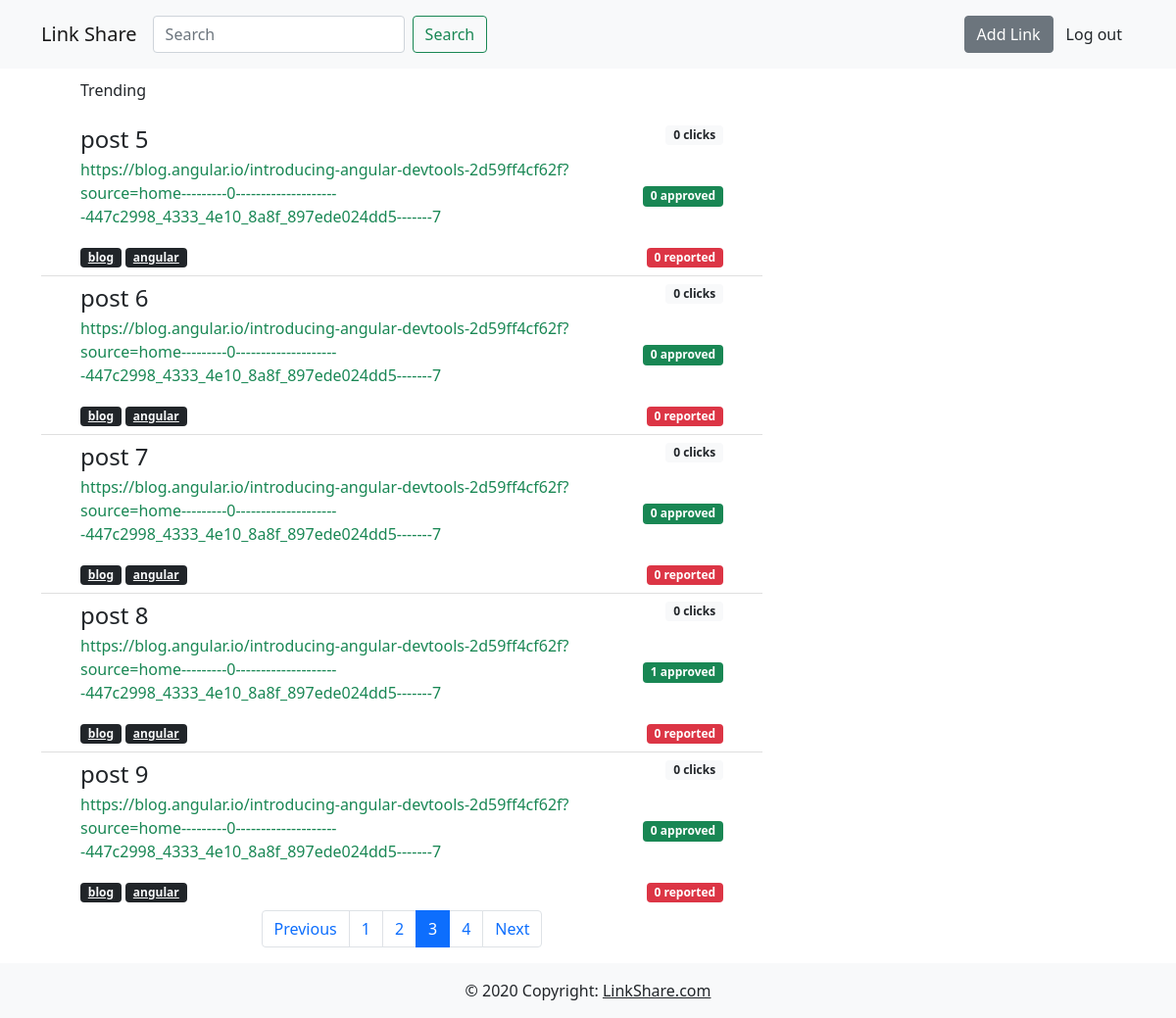
Screenshot of /?page=3 (signed in) with the database file from the repository.
### mainapp/models.py (models this page shows, shortened)
class Link(models.Model):
    title = models.CharField(max_length=200)
    link = models.URLField(max_length=200)
    likes = models.IntegerField(default=0)
    dislikes = models.IntegerField(default=0)
    clicks = models.IntegerField(default=0)
    date = models.DateField(auto_now_add=True)
    uploaded_by = models.ForeignKey(User,on_delete=models.CASCADE)
    tags = TaggableManager()

### mainapp/views.py (the view)
# urls.py: path('',views.home_view,name='home'),
@login_required(login_url='authentication:login')
def home_view(request):
    form = LinkForm()
    link_list=[]
    if request.method == 'GET':
        keyword = request.GET.get('search')
        if keyword is not None and keyword is not "":
            link_list = Link.objects.filter(title__startswith=keyword).order_by('-date')[:10]
        else:
            link_list = Link.objects.all()
    paginator = Paginator(link_list, 5)
    page_number = request.GET.get('page')
    links = paginator.get_page(page_number)
    return render(request,'mainapp/home.html',{"form":form,"links":links,"search":keyword or ""})

### mainapp/forms.py
class LinkForm(forms.ModelForm):
    class Meta:
        model = Link
        exclude = ('uploaded_by','likes',)

### templates/mainapp/home.html (shortened to what this page needs)
{% extends 'base.html' %}
{% load crispy_forms_tags %}
    {% block content %}
    {% include 'mainapp/navbar.html' %}
    <div class="container">
        <div class="row">
            <div class="col col-lg-8">
                <ul class="list-group list-group-flush">
                {% block name %}
                <p style="margin-left:40px;margin-top:10px;">
                    {% if search == "" %}
                        Trending
                    {% else %}
                        Search results
                    {% endif %}
                </p>
                {% endblock %}
                    {% for link in links %}
                    <li class="list-group-item">
                        <div class="container">
                            <div class="row">
                                <div class="col col-lg-10">
                                    <h4 class="mb-1"><a class="text-decoration-none text-dark" href="{{ link.link }}">{{ link.title }}</a></h4>
                                    <p><a class="text-decoration-none text-success" href="{{ link.link }}">{{ link.link }}</a></p>
                                    {% for tag in link.tags.all %}
                                    <a class="badge bg-dark text-light" style="cursor: pointer;" href="{% url 'mainapp:taglinks' tag.name %}">{{ tag }}</a>
                                    {% endfor %}
                                </div>
                                <div class="col col-lg-2 d-flex flex-column justify-content-between align-items-end">
                                    <span class="badge bg-light text-dark">{{ link.clicks }} clicks</span>
                                    <span class="badge bg-success">{{ link.likes }} approved</span>
                                    <span class="badge bg-danger">{{ link.dislikes }} reported</span>
                                </div>
                            </div>
                        </div>
                    </li>
                    {% empty %}
                    <li class="list-group-item">No results found</li>
                    {% endfor %}
                </ul>
                {% if links.has_other_pages %}
                <ul class="pagination justify-content-center">
                    {% if links.has_previous %}
                    <li class="page-item">
                        <a class="page-link" href="?page={{ links.previous_page_number }}{% if request.GET.search %}&search={{ request.GET.search }}{% endif %}">Previous</a>
                    </li>
                    {% else %}
                    <li class="page-item disabled">
                        <span class="page-link">Previous</span>
                    </li>
                    {% endif %}
                    {% for i in links.paginator.page_range %}
                        {% if links.number == i %}
                            <li class="page-item active" aria-current="page"><span class="page-link">{{ i }}</span></li>
                        {% else %}
                            <li class="page-item"><a class="page-link" href="?page={{ i }}{% if request.GET.search %}&search={{ request.GET.search }}{% endif %}">{{ i }}</a></li>
                        {% endif %}
                    {% endfor %}
                    {% if links.has_next %}
                    <li class="page-item">
                        <a class="page-link" href="?page={{ links.next_page_number }}{% if request.GET.search %}&search={{ request.GET.search }}{% endif %}">Next</a>
                    </li>
                    {% else %}
                    <li class="page-item disabled">
                        <span class="page-link">Next</span>
                    </li>
                    {% endif %}
                </ul>
                {% endif %}
            </div>
        </div>
    </div>
    {% endblock %}

### rows the page displays
Link: title "post 5", link "https://blog.angular.io/introducing-angular-devtools-2d59ff4cf62f?source=home---------0---------------------447c2998_4333_4e10_8a8f_897ede024dd5-------7", clicks "0", likes "0", dislikes "0"
Tag: name "blog"
Tag: name "angular"
Link: title "post 6", link "https://blog.angular.io/introducing-angular-devtools-2d59ff4cf62f?source=home---------0---------------------447c2998_4333_4e10_8a8f_897ede024dd5-------7", clicks "0", likes "0", dislikes "0"
Link: title "post 7", link "https://blog.angular.io/introducing-angular-devtools-2d59ff4cf62f?source=home---------0---------------------447c2998_4333_4e10_8a8f_897ede024dd5-------7", clicks "0", likes "0", dislikes "0"
Link: title "post 8", link "https://blog.angular.io/introducing-angular-devtools-2d59ff4cf62f?source=home---------0---------------------447c2998_4333_4e10_8a8f_897ede024dd5-------7", clicks "0", likes "1", dislikes "0"
Link: title "post 9", link "https://blog.angular.io/introducing-angular-devtools-2d59ff4cf62f?source=home---------0---------------------447c2998_4333_4e10_8a8f_897ede024dd5-------7", clicks "0", likes "0", dislikes "0"

### other values shown
{{ i }} "1" "2" "4"
{{ i }} "3"
